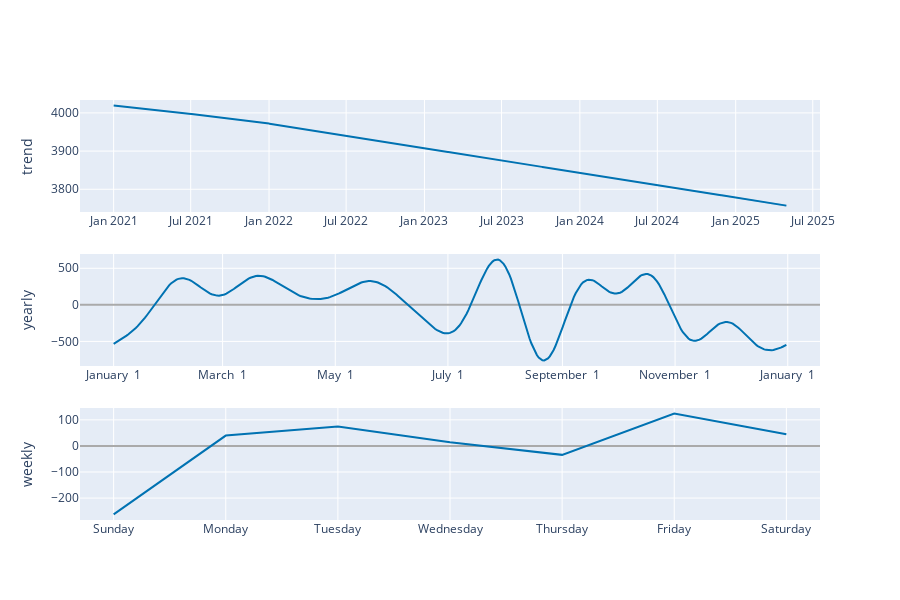

Source (notebook cell):
### Code cell
# Python
plot_components_plotly(m, forecast)

### Figure 1 — Plotly figure (JSON) as saved in the notebook; plotly's stock layout.template omitted (floating-point values rounded to 4 significant figures; data arrays with more than 128 entries replaced by an {"elided": "..."} marker saying what was removed)
{"data": [{"line": {"color": "#0072B2", "width": 2}, "mode": "lines", "name": "trend", "type": "scatter", "x": {"elided": "1558 str values"}, "xaxis": "x", "y": {"elided": "1558 float values"}, "yaxis": "y"}, {"line": {"color": "rgba(0, 114, 178, 0.2)", "width": 0}, "mode": "lines", "name": "trend_upper", "type": "scatter", "x": {"elided": "1558 str values"}, "xaxis": "x", "y": {"elided": "1558 float values"}, "yaxis": "y"}, {"fill": "tonexty", "fillcolor": "rgba(0, 114, 178, 0.2)", "line": {"color": "rgba(0, 114, 178, 0.2)", "width": 0}, "mode": "lines", "name": "trend_lower", "type": "scatter", "x": {"elided": "1558 str values"}, "xaxis": "x", "y": {"elided": "1558 float values"}, "yaxis": "y"}, {"line": {"color": "#0072B2", "width": 2}, "mode": "lines", "name": "yearly", "type": "scatter", "x": {"elided": "365 str values"}, "xaxis": "x2", "y": {"elided": "365 float values"}, "yaxis": "y2"}, {"line": {"color": "#0072B2", "width": 2}, "mode": "lines", "name": "weekly", "type": "scatter", "x": ["2017-01-01T00:00:00", "2017-01-02T00:00:00", "2017-01-03T00:00:00", "2017-01-04T00:00:00", "2017-01-05T00:00:00", "2017-01-06T00:00:00", "2017-01-07T00:00:00"], "xaxis": "x3", "y": [-262.6, 39.78, 74.36, 14.06, -34.21, 124.0, 44.55], "yaxis": "y3"}], "layout": {"height": 600, "showlegend": false, "width": 900, "xaxis": {"anchor": "y", "domain": [0, 1], "range": ["2020-10-14T00:00:00", "2025-07-18T00:00:00"], "type": "date"}, "xaxis2": {"anchor": "y2", "domain": [0, 1], "range": ["2016-12-13T18:54:02.958904115", "2018-01-18T11:04:57.863013581"], "tickformat": "%B %e", "type": "date"}, "xaxis3": {"anchor": "y3", "domain": [0, 1], "range": ["2016-12-31T16:48:00", "2017-01-07T07:12:00"], "tickformat": "%A", "type": "date"}, "yaxis": {"anchor": "x", "domain": [0.7333, 1], "rangemode": "normal", "title": {"text": "trend"}, "zerolinecolor": "#AAA"}, "yaxis2": {"anchor": "x2", "domain": [0.3667, 0.6333], "title": {"text": "yearly"}, "zerolinecolor": "#AAA"}, "yaxis3": {"anchor": "x3", "domain": [0, 0.2667], "title": {"text": "weekly"}, "zerolinecolor": "#AAA"}}}
